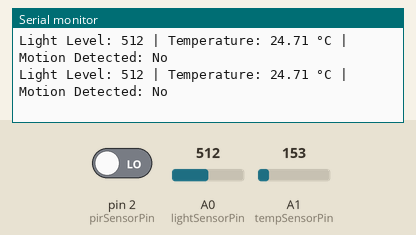
This sketch was run on a simulated Arduino Uno, built with avr-gcc and run on an emulated ATmega328P. On the bench: the last lines printed to the serial monitor. The inputs (shaded band) are chosen by the test bench; at power-on: pin 2 (pirSensorPin) LOW, A1 (tempSensorPin) = 153, A0 (lightSensorPin) = 512.

Above: at 2.8 s.
2.9 s: pin 2 (pirSensorPin) driven HIGH
At 5.2 s:
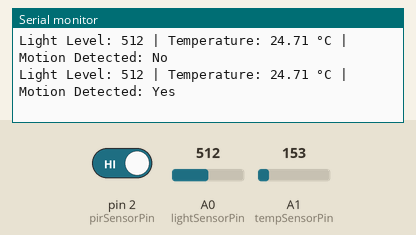
7.5 s: A1 (tempSensorPin) set to 165
At 8.3 s:
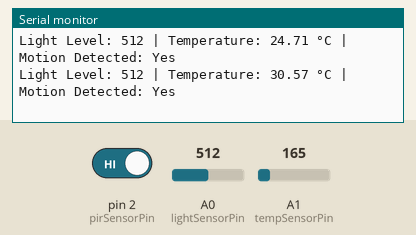
10.2 s: A0 (lightSensorPin) set to 716
At 12.7 s:
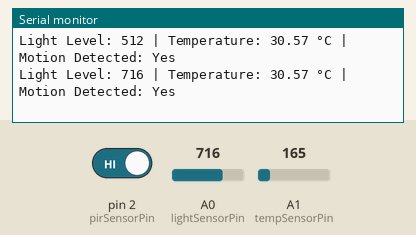
12.9 s: A1 (tempSensorPin) set to 175
At 15.2 s:
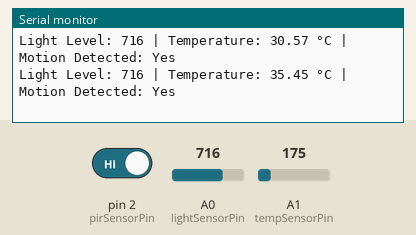
15.6 s: A0 (lightSensorPin) set to 900
At 17.0 s:
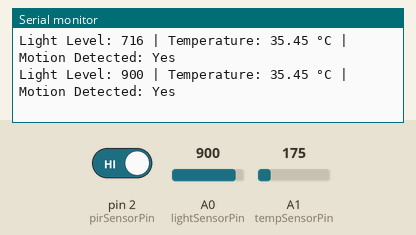
18.3 s: pin 2 (pirSensorPin) driven LOW
At 21.4 s:
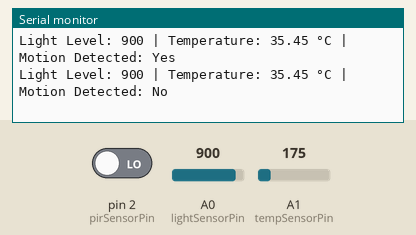
Timing chart, 0 to 22.0 s (numbered marks = the images above; inputs shaded):
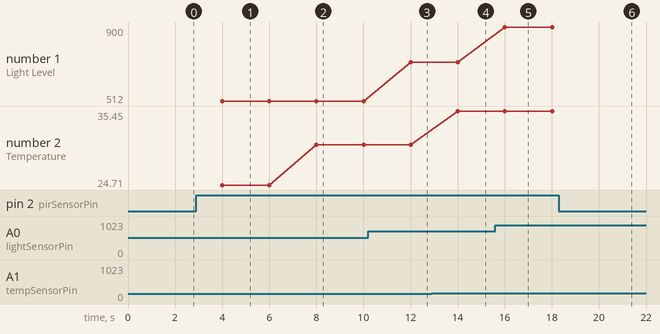

Measured:
- after the input at 2.9 s, the serial monitor: prints a new line after 1.1 s (image 1)
- after the input at 7.5 s, the serial monitor: prints a new line after 0.51 s (image 2)
- after the input at 10.2 s, the serial monitor: prints a new line after 1.8 s (image 3)
- after the input at 12.9 s, the serial monitor: prints a new line after 1.1 s (image 4)
- after the input at 15.6 s, the serial monitor: prints a new line after 0.41 s (image 5)
- after the input at 18.3 s, the serial monitor: prints a new line after 1.7 s (image 6)
- plotted number 1: 512 → 716 after the input at 10.2 s, 716 → 900 after the input at 15.6 s
- plotted number 2: 24.71 → 30.57 after the input at 7.5 s, 30.57 → 35.45 after the input at 12.9 s

The sketch:

classroom_sensors1.ino
```cpp
const int lightSensorPin = A0;      // Light sensor connected to A0
const int tempSensorPin = A1;       // Temperature sensor connected to A1
const int pirSensorPin = 2;         // PIR motion sensor connected to D2

void setup() {
    Serial.begin(9600);             // Initialize serial communication at 9600 baud rate
    pinMode(pirSensorPin, INPUT);   // Set PIR sensor as input
}

void loop() {
    // Read data from the light sensor (Photoresistor)
    int lightValue = analogRead(lightSensorPin);

    // Read data from the temperature sensor (TMP36 or LM35)
    int tempValue = analogRead(tempSensorPin);
    float voltage = (tempValue / 1024.0) * 5.0;
    float temperatureC = (voltage - 0.5) * 100;  // Convert the voltage to temperature in Celsius

    // Read data from the PIR motion sensor
    int motionDetected = digitalRead(pirSensorPin);

    // Print the sensor values to the Serial Monitor
    Serial.print("Light Level: ");
    Serial.print(lightValue);
    Serial.print(" | Temperature: ");
    Serial.print(temperatureC);
    Serial.print(" °C | Motion Detected: ");
    Serial.println(motionDetected == HIGH ? "Yes" : "No");

    delay(2000);  // Wait 2 seconds before reading again
}
```
